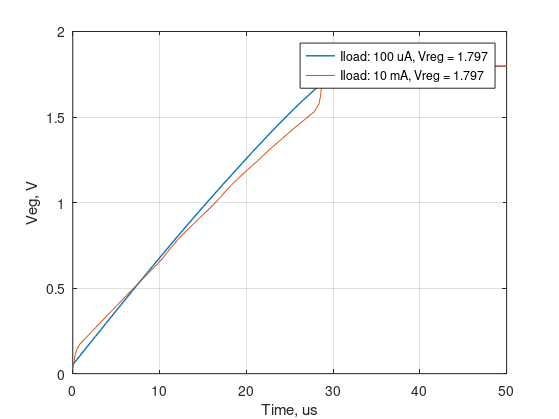

Here is the MATLAB script that generated this plot: (Note: this script raises an error after producing the figure.)
%% Load 
clear all;
load('ldo_tran_sch.mat');
% data includes 

%%
plotwidth = 1;
time = t_sch * 10^6;
f1 = figure(1);
p1 = plot(time, vreg_100u_sch); hold on;
     plot(time, vreg_10m_sch);
set(p1, 'linewidth', plotwidth);
grid on;
legend1 = sprintf('Iload: 100 uA, Vreg = %.3f', mean(vreg_100u_sch(200:245)));
legend2 = sprintf('Iload: 10 mA, Vreg = %.3f', mean(vreg_10m_sch(200:245)));
legend(legend1, legend2, 'location', 'best');
xlabel('Time, us'); ylabel('Veg, V');
xlim([0, 50]); 
ylim([0, 2]);

%% save image
set(f1,'Units','Inches');
pos = get(f1,'Position');
set(f1,'PaperPositionMode','Auto','PaperUnits','Inches','PaperSize',[pos(3), pos(4)]);
print(f1, 'ldo_transient.pdf', '-dpdf');
movefile('ldo_transient.pdf','../img/ldo_transient.pdf');
